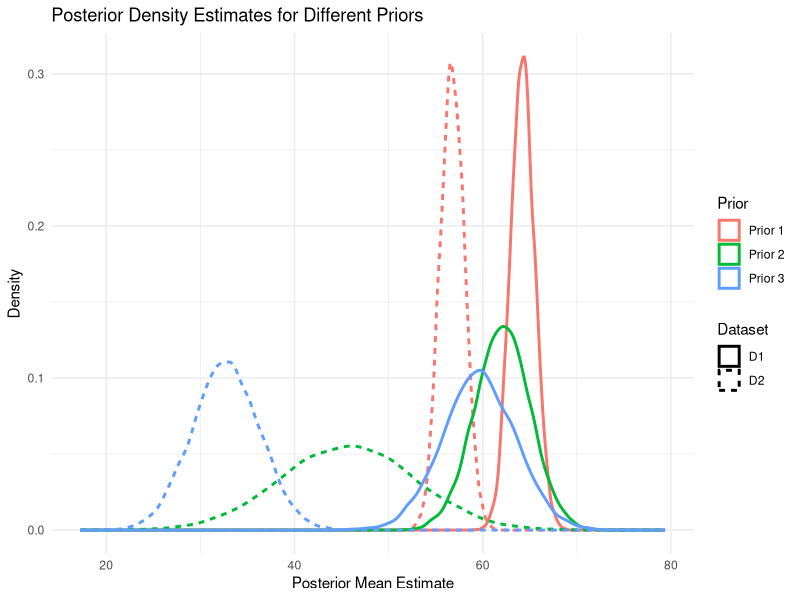
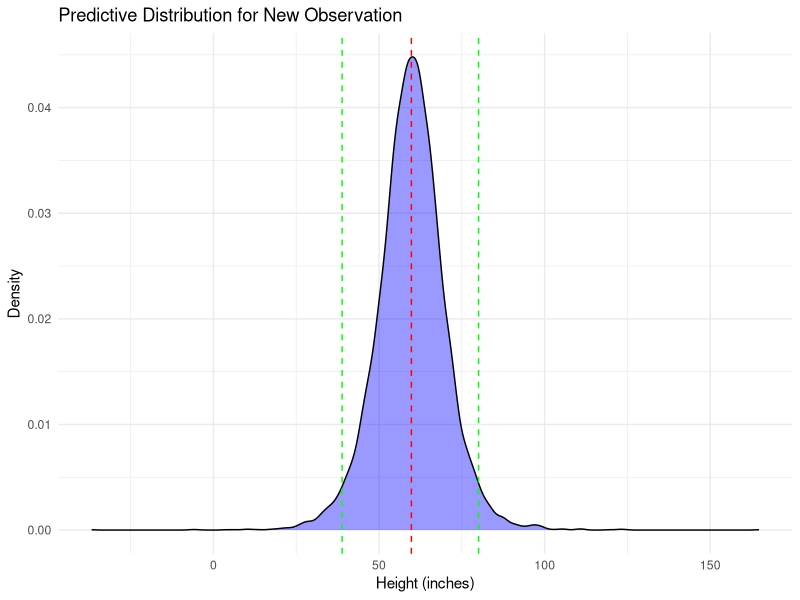
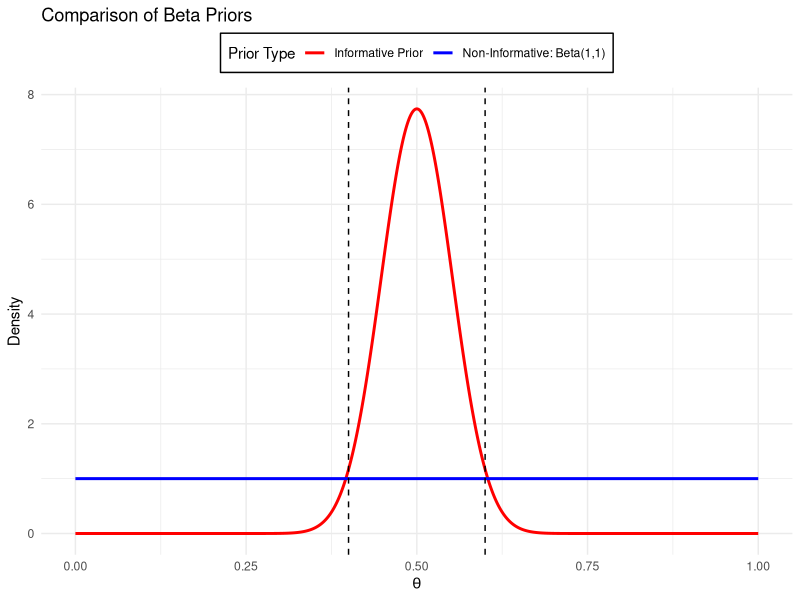
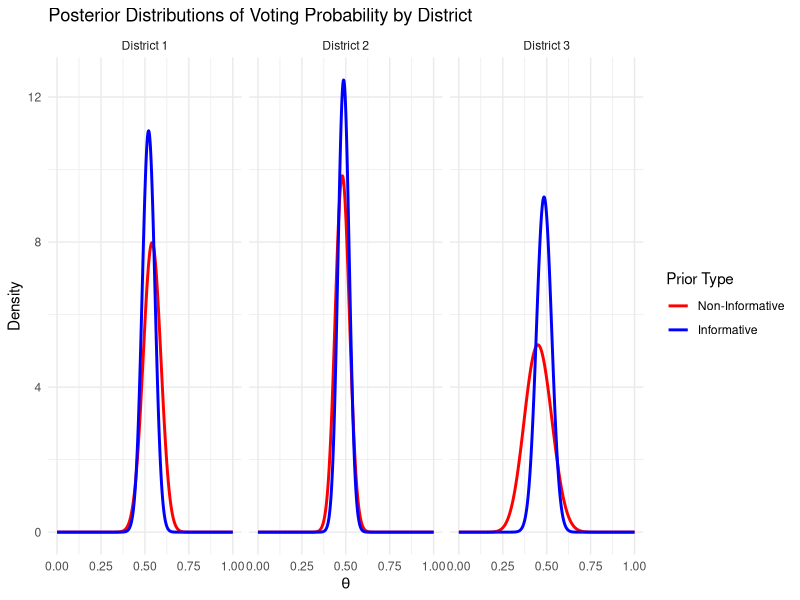

These figures' R source, in order:
## ---- chunk 1
P_D_positive <- 0.13  # Prior probability of lupus
P_T_positive_given_D_positive <- 0.99  # Sensitivity
P_T_negative_given_D_negative <- 0.8  # Specificity
P_D_negative <- 1 - P_D_positive  # Complement of prevalence
P_T_positive_given_D_negative <- 1 - P_T_negative_given_D_negative  # False positive rate

# P(T+)
P_T_positive <- (P_T_positive_given_D_positive * P_D_positive) + 
                (P_T_positive_given_D_negative * P_D_negative)

# P(D+|T+)
P_D_positive_given_T_positive <- (P_T_positive_given_D_positive * P_D_positive) / P_T_positive

cat("Hence the probability is", P_D_positive_given_T_positive, "\n")
## ---- chunk 2
# ANA test
P_D_positive <- 0.13  # Prior probability of lupus
P_T1_positive_given_D_positive <- 0.99  # Sensitivity of ANA test
P_T1_negative_given_D_negative <- 0.8  # Specificity of ANA test
P_D_negative <- 1 - P_D_positive  # Complement of prevalence
P_T1_positive_given_D_negative <- 1 - P_T1_negative_given_D_negative  # False positive rate
# P(T1+)
P_T1_positive <- (P_T1_positive_given_D_positive * P_D_positive) + 
                 (P_T1_positive_given_D_negative * P_D_negative)
# P(D+|T1+)
P_D_positive_given_T1_positive <- (P_T1_positive_given_D_positive * P_D_positive) / P_T1_positive

# Anti-dsDNA test
P_T2_positive_given_D_positive <- 0.73  # Sensitivity of Anti-dsDNA test
P_T2_negative_given_D_negative <- 0.98  # Specificity of Anti-dsDNA test
P_T2_positive_given_D_negative <- 1 - P_T2_negative_given_D_negative  # False positive rate
# Use P(D+ | T1+) as the new prior probability
P_D_positive_new_prior <- P_D_positive_given_T1_positive
P_D_negative_new_prior <- 1 - P_D_positive_new_prior
# Compute P(T2+)
P_T2_positive <- (P_T2_positive_given_D_positive * P_D_positive_new_prior) + 
                 (P_T2_positive_given_D_negative * P_D_negative_new_prior)
# P(D+|T1+ and T2+)
P_D_positive_given_T1_T2_positive <- (P_T2_positive_given_D_positive * P_D_positive_new_prior) / P_T2_positive

# Print result
cat("Hence the updated probability after two positive tests is", P_D_positive_given_T1_T2_positive, "\n")
## ---- chunk 3
P_D_positive_male <- 1 / 25000  # Prevalence of lupus in males
P_T_positive_given_D_positive <- 0.99  # Sensitivity of ANA test
P_T_negative_given_D_negative <- 0.80  # Specificity of ANA test
P_D_negative_male <- 1 - P_D_positive_male  # Complement of prevalence
P_T_positive_given_D_negative <- 1 - P_T_negative_given_D_negative  # False positive rate

# Compute P(T+)
P_T_positive_male <- (P_T_positive_given_D_positive * P_D_positive_male) + 
                     (P_T_positive_given_D_negative * P_D_negative_male)

# Compute P(D+ | T+)
P_D_positive_given_T_positive_male <- (P_T_positive_given_D_positive * P_D_positive_male) / P_T_positive_male

# Print result
cat("Hence the probability that a male who tested positive actually has lupus is", P_D_positive_given_T_positive_male, "\n")

## ---- chunk 4
mu_0 <- 66
tau_0 <- 4/9  # fixed rior precision
sigma_0 <- sqrt(1/tau_0)  # Prior standard deviation

# Given likelihood parameters
tau <- 1/36  # Precision of the likelihood
sigma <- sqrt(1/tau)  # Standard deviation of individual observations

D1 <- c(53, 49, 63, 72, 55, 65)
D2 <- c(28, 27, 36, 42, 25, 35)

compute_posterior_t <- function(data, mu_0, tau_0, tau) {
  n <- length(data)
  x_bar <- mean(data)
  
  # posterior mean and precision
  tau_post <- tau_0 + n * tau
  mu_post <- (tau_0 * mu_0 + n * tau * x_bar) / tau_post
  sigma_post <- sqrt(1 / tau_post)  # Posterior se
  
  #t_critical <- qt(0.975, df=n-1)  
  ci_lower <- mu_post - 1.96 * sigma_post
  ci_upper <- mu_post + 1.96 * sigma_post
  
  return(list(
    "Posterior Mean" = mu_post,
    "Posterior Std Dev" = sigma_post,
    "95% Credible Interval" = c(ci_lower, ci_upper)
  ))
}

posterior_t_D1 <- compute_posterior_t(D1, mu_0, tau_0, tau)
posterior_t_D2 <- compute_posterior_t(D2, mu_0, tau_0, tau)

# Print results
print("Posterior results for D1 (Analytical using t-distribution):")
print(posterior_t_D1)

print("Posterior results for D2 (Analytical using t-distribution):")
print(posterior_t_D2)

## ---- chunk 5
library(MCMCpack)  # for inverse-gamma sampling

mu_0 <- 66      
theta <- 4      
alpha <- 1      
beta <- 25      

D1 <- c(53, 49, 63, 72, 55, 65)
D2 <- c(28, 27, 36, 42, 25, 35)

bayesian_simulation_prior2 <- function(data, mu_0, alpha, beta, theta, num_samples=10000) {
  n <- length(data)
  x_bar <- mean(data)

  # Compute posterior parameters
  alpha_post <- alpha + n / 2
  beta_post <- beta + 0.5 * sum((data - x_bar)^2) + (theta * n * (x_bar - mu_0)^2) / (2 * (theta + n))

  # Monte Carlo sampling for tau (precision)
  tau_samples <- rgamma(num_samples, shape = alpha_post, rate = beta_post)

  # Monte Carlo sampling for mu given sampled tau
  mu_samples <- rnorm(num_samples, 
                      mean = (theta * mu_0 + n * x_bar) / (theta + n),
                      sd = sqrt(1 / ((theta + n) * tau_samples)))

  post_mean <- mean(mu_samples)
  post_sd <- sd(mu_samples)

  ci_lower <- quantile(mu_samples, 0.025)
  ci_upper <- quantile(mu_samples, 0.975)

  return(list(
    "Posterior Mean" = post_mean,
    "Posterior Std Dev" = post_sd,
    "95% Credible Interval" = c(ci_lower, ci_upper)
  ))
}

posterior_sim_D1 <- bayesian_simulation_prior2(D1, mu_0, alpha, beta, theta)
posterior_sim_D2 <- bayesian_simulation_prior2(D2, mu_0, alpha, beta, theta)

print("Posterior results for D1 (Prior 2):")
print(posterior_sim_D1)
print("Posterior results for D2 (Prior 2):")
print(posterior_sim_D2)

## ---- chunk 6
mu_0 <- 66      
alpha <- 0.001  
beta <- 0.001   
theta <- 0.1    

D1 <- c(53, 49, 63, 72, 55, 65)
D2 <- c(28, 27, 36, 42, 25, 35)

bayesian_simulation_prior3 <- function(data, mu_0, alpha, beta, theta, num_samples=10000) {
  n <- length(data)
  x_bar <- mean(data)

  # Compute posterior parameters
  alpha_post <- alpha + n / 2
  beta_post <- beta + 0.5 * sum((data - x_bar)^2) + (theta * n * (x_bar - mu_0)^2) / (2 * (theta + n))

  # Monte Carlo sampling for tau (precision)
  tau_samples <- rgamma(num_samples, shape = alpha_post, rate = beta_post)

  # Monte Carlo sampling for mu given sampled tau
  mu_samples <- rnorm(num_samples, 
                      mean = (theta * mu_0 + n * x_bar) / (theta + n),
                      sd = sqrt(1 / ((theta + n) * tau_samples)))

  post_mean <- mean(mu_samples)
  post_sd <- sd(mu_samples)

  ci_lower <- quantile(mu_samples, 0.025)
  ci_upper <- quantile(mu_samples, 0.975)

  return(list(
    "Posterior Mean" = post_mean,
    "Posterior Std Dev" = post_sd,
    "95% Credible Interval" = c(ci_lower, ci_upper)
  ))
}

posterior3_sim_D1 <- bayesian_simulation_prior3(D1, mu_0, alpha, beta, theta)
posterior3_sim_D2 <- bayesian_simulation_prior3(D2, mu_0, alpha, beta, theta)

print("Posterior results for D1 (Prior 3):")
print(posterior3_sim_D1)
print("Posterior results for D2 (Prior 3):")
print(posterior3_sim_D2)

## ---- chunk 7
library(ggplot2)

# Prior 1
prior1_D1 <- rnorm(10000, mean=posterior_t_D1$`Posterior Mean`, sd=posterior_t_D1$`Posterior Std Dev`)
prior1_D2 <- rnorm(10000, mean=posterior_t_D2$`Posterior Mean`, sd=posterior_t_D2$`Posterior Std Dev`)

# Prior 2, 3
prior2_D1 <- rnorm(10000, mean=posterior_sim_D1$`Posterior Mean`, sd=posterior_sim_D1$`Posterior Std Dev`)
prior2_D2 <- rnorm(10000, mean=posterior_sim_D2$`Posterior Mean`, sd=posterior_sim_D2$`Posterior Std Dev`)
prior3_D1 <- rnorm(10000, mean=posterior3_sim_D1$`Posterior Mean`, sd=posterior3_sim_D1$`Posterior Std Dev`)
prior3_D2 <- rnorm(10000, mean=posterior3_sim_D2$`Posterior Mean`, sd=posterior3_sim_D2$`Posterior Std Dev`)

posterior_data <- data.frame(
  value = c(prior1_D1, prior1_D2, prior2_D1, prior2_D2, prior3_D1, prior3_D2),
  dataset = rep(c("D1", "D2", "D1", "D2", "D1", "D2"), each = 10000),
  prior = rep(c("Prior 1", "Prior 1", "Prior 2", "Prior 2", "Prior 3", "Prior 3"), each = 10000)
)

ggplot(posterior_data, aes(x = value, color = prior, linetype = dataset)) +
  geom_density(size = 1) +
  labs(title = "Posterior Density Estimates for Different Priors",
       x = "Posterior Mean Estimate",
       y = "Density",
       color = "Prior",
       linetype = "Dataset") +
  theme_minimal()


## ---- chunk 8
set.seed(2025)
D1 <- c(53, 49, 63, 72, 55, 65)
mu_0 <- 66  
theta <- 0.1  
alpha <- 0.001  
beta <- 0.001  

bayesian_predictive_prior3 <- function(data, mu_0, alpha, beta, theta, num_samples=10000) {
  n <- length(data)
  x_bar <- mean(data)
  
  alpha_post <- alpha + n / 2
  beta_post <- beta + 0.5 * sum((data - x_bar)^2) + (theta * n * (x_bar - mu_0)^2) / (2 * (theta + n))
  
  tau_samples <- rgamma(num_samples, shape = alpha_post, rate = beta_post)
  
  mu_samples <- rnorm(num_samples, 
                      mean = (theta * mu_0 + n * x_bar) / (theta + n),
                      sd = sqrt(1 / ((theta + n) * tau_samples)))
  
  pred_samples <- rnorm(num_samples, mean = mu_samples, sd = sqrt(1 / tau_samples))
  
  pred_mean <- mean(pred_samples)
  pred_sd <- sd(pred_samples)
  cred_int <- quantile(pred_samples, c(0.025, 0.975))
  
  cat("Predictive Mean:", pred_mean, "\n")
  cat("Predictive Std Dev:", pred_sd, "\n")
  cat("95% Credible Interval:", cred_int[1], "-", cred_int[2], "\n")
  
  plot <- ggplot(data = data.frame(x = pred_samples), aes(x = x)) +
    geom_density(fill = "blue", alpha = 0.4) +
    geom_vline(xintercept = pred_mean, color = "red", linetype = "dashed") +
    geom_vline(xintercept = cred_int, color = "green", linetype = "dashed") +
    labs(title = "Predictive Distribution for New Observation",
         x = "Height (inches)",
         y = "Density") +
    theme_minimal()
  
  print(plot) 
  
  return(list(
    "Predictive Mean" = pred_mean,
    "Predictive Std Dev" = pred_sd,
    "95% Credible Interval" = c(cred_int[1], cred_int[2]),
    "mu_samples" = mu_samples,  
    "tau_samples" = tau_samples
  ))
}

results <- bayesian_predictive_prior3(D1, mu_0, alpha, beta, theta)



## ---- chunk 9
library(ggplot2)

mean_target <- 0.50  
credible_interval <- c(0.40, 0.60)  

# Function to calculate P(0.40 <= theta <= 0.6) = 0.95
check_credible_interval <- function(alpha) {
  beta <- alpha * (1 - mean_target) / mean_target  
  prob_mass <- pbeta(credible_interval[2], alpha, beta) - pbeta(credible_interval[1], alpha, beta)
  return(abs(prob_mass - 0.95))  
}

best_alpha <- optimize(check_credible_interval, interval = c(1, 100))$minimum
best_beta <- best_alpha * (1 - mean_target) / mean_target  
cat("Best Alpha:", best_alpha, "\n")
cat("Best Beta:", best_beta, "\n")

theta_values <- seq(0, 1, length.out = 1000)
beta_data <- data.frame(
  theta = rep(theta_values, 2),
  density = c(dbeta(theta_values, 1, 1), dbeta(theta_values, best_alpha, best_beta)),
  prior_type = factor(rep(c("Non-Informative: Beta(1,1)", "Informative Prior"), each = 1000))
)

ggplot(beta_data, aes(x = theta, y = density, color = prior_type)) +
  geom_line(size = 1) +  
  scale_color_manual(values = c("red", "blue")) +  
  labs(title = "Comparison of Beta Priors", x = expression(theta), y = "Density", color = "Prior Type") +
  geom_vline(xintercept = credible_interval, linetype = "dashed", color = "black") +  
  theme_minimal() +
  theme(legend.position = "top", legend.background = element_rect(fill = "white", color = "black"))

## ---- chunk 10
library(ggplot2)
library(dplyr)
library(tidyr)

district_data <- data.frame(
  district = c("District 1", "District 2", "District 3"),
  votes_purple = c(53, 72, 18),
  total_votes = c(98, 150, 40)
)
priors <- list(
  "Non-Informative" = c(1, 1),
  "Informative" = c(best_alpha, best_beta)  # From Part (b)
)

# Posterior update
compute_posterior <- function(alpha_prior, beta_prior, votes_purple, total_votes) {
  alpha_post <- alpha_prior + votes_purple
  beta_post <- beta_prior + (total_votes - votes_purple)
  data.frame(
    posterior_mean = alpha_post / (alpha_post + beta_post),
    posterior_sd = sqrt((alpha_post * beta_post) / ((alpha_post + beta_post)^2 * (alpha_post + beta_post + 1))),
    ci_lower = qbeta(0.025, alpha_post, beta_post),
    ci_upper = qbeta(0.975, alpha_post, beta_post)
  )
}

# Compute posterior for each district and prior
posterior_results <- expand.grid(district = district_data$district, prior = names(priors)) %>%
  rowwise() %>%
  mutate(
    votes_purple = district_data$votes_purple[district_data$district == district],
    total_votes = district_data$total_votes[district_data$district == district],
    alpha_prior = priors[[prior]][1],
    beta_prior = priors[[prior]][2],
    stats = list(compute_posterior(alpha_prior, beta_prior, votes_purple, total_votes))
  ) %>%
  unnest(stats)
print(posterior_results)

# Generate posterior distributions
theta_values <- seq(0, 1, length.out = 1000)
posterior_data <- expand.grid(district = district_data$district, prior = names(priors), theta = theta_values) %>%
  rowwise() %>%
  mutate(
    votes_purple = district_data$votes_purple[district_data$district == district],
    total_votes = district_data$total_votes[district_data$district == district],
    alpha_prior = priors[[prior]][1],
    beta_prior = priors[[prior]][2],
    density = dbeta(theta, alpha_prior + votes_purple, beta_prior + total_votes - votes_purple)
  )

ggplot(posterior_data, aes(x = theta, y = density, color = prior)) +
  geom_line(size = 1) +
  facet_wrap(~district) +
  scale_color_manual(values = c("red", "blue")) +
  labs(title = "Posterior Distributions of Voting Probability by District",
       x = expression(theta),
       y = "Density",
       color = "Prior Type") +
  theme_minimal()

## ---- chunk 11
districts <- c("District 1", "District 2", "District 3")
X <- c(53, 72, 18)  # Purple 
n <- c(98, 150, 40) # Total 
majority_votes <- n / 2  
n_sims <- 10000  
priors <- list(
  "Non-Informative" = c(1, 1),
  "Informative" = c(best_alpha, best_beta)  # From Part (b)
)


sim_results <- data.frame()
for (prior_name in names(priors)) {
  alpha_prior <- priors[[prior_name]][1]
  beta_prior <- priors[[prior_name]][2]

  district_wins <- matrix(0, nrow = n_sims, ncol = length(districts))
  overall_wins <- numeric(n_sims)

  for (sim in 1:n_sims) {
    district_winners <- numeric(length(districts))

    for (i in 1:length(districts)) {
      theta_i <- rbeta(1, alpha_prior + X[i], beta_prior + (n[i] - X[i]))

      votes_purple <- rbinom(1, n[i], theta_i)
      district_winners[i] <- as.integer(votes_purple > majority_votes[i])
    }

    district_wins[sim, ] <- district_winners
    overall_wins[sim] <- as.integer(sum(district_winners) >= 2) 
  }

  district_probs <- colMeans(district_wins)
  election_win_prob <- mean(overall_wins)

  temp <- data.frame(
    District = c(districts, "Overall Election"),
    Prior = prior_name,
    Win_Probability = c(district_probs, election_win_prob)
  )
  sim_results <- rbind(sim_results, temp)
}
print(sim_results)
